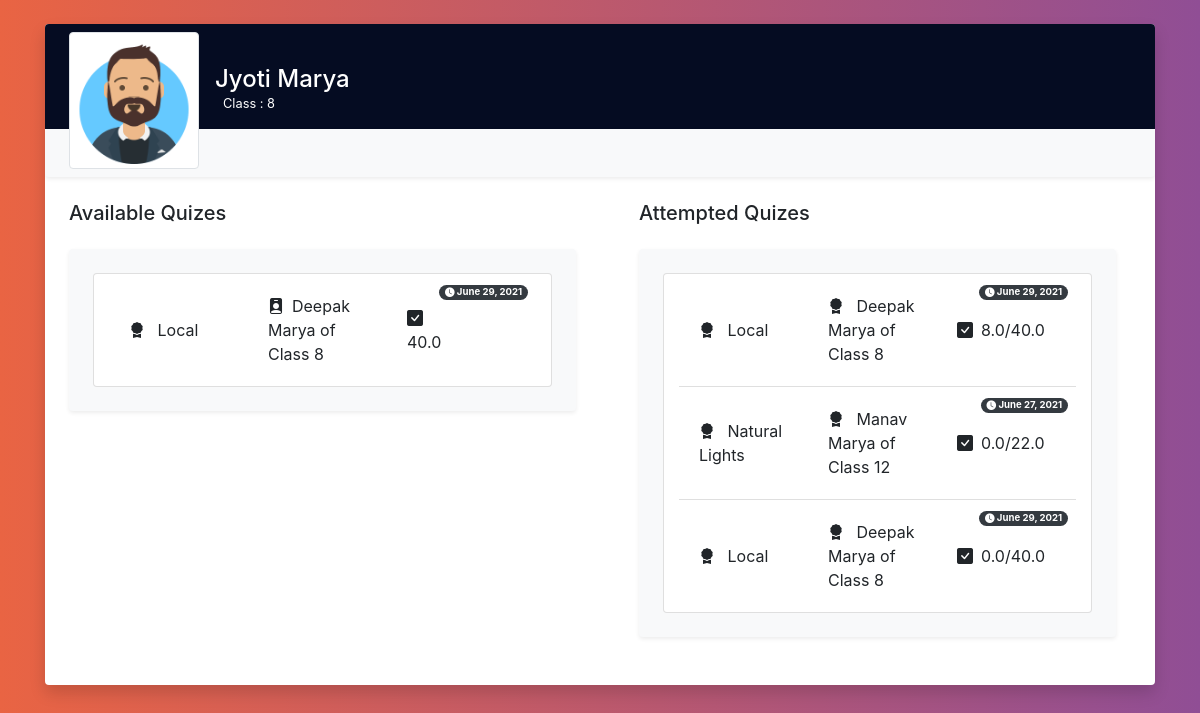
/profile/ (signed in), run on the app's committed database.
### users/models.py (models this page shows, shortened)
class User(AbstractBaseUser, PermissionsMixin):
    name = models.CharField(max_length=100)
    email = models.EmailField(verbose_name="Email Address", max_length=255, unique=True)
    is_staff = models.BooleanField(default=False)
    is_superuser = models.BooleanField(default=False)
    class_name = models.IntegerField(null=True, validators=[MaxValueValidator(13, minmax_error), MinValueValidator(0, minmax_error)])
    teachers = models.ForeignKey(AUTH_USER_MODEL, on_delete=models.CASCADE, limit_choices_to={'is_staff': True}, null=True)
    objects = UserManager()
    def __str__(self):
        return "{0} of Class {1}".format(self.name,self.class_name)
    USERNAME_FIELD = 'email'
    REQUIRED_FIELDS = ['name']
    def get_quizes(self):
        return self.quiz_set.all()

### quizes/models.py (models this page shows, shortened)
class Quiz(models.Model):
    name = models.CharField(max_length=100)
    topic = models.CharField(max_length=30)
    total_score = models.FloatField()
    creator = models.ForeignKey(AUTH_USER_MODEL, on_delete=models.CASCADE, limit_choices_to={'is_staff': True})
    date_added = models.DateField(auto_now_add=True)

### results/models.py (models this page shows, shortened)
class Result(models.Model):
    quiz = models.ForeignKey(Quiz, on_delete=models.CASCADE)
    student = models.ForeignKey(AUTH_USER_MODEL, on_delete=models.CASCADE, limit_choices_to={'is_staff': False})
    score = models.FloatField()

### users/views.py (the view)
# urls.py: path('profile/', view_profile, name='view_profile'),
def view_profile(request):
    prof_user = request.user
    if request.method == "POST":
        form = NewQuizForm(request.POST)
        if form.is_valid():
            quiz = form.save(request)
            print(quiz.pk)
            return redirect('/quizes/'+ str(quiz.pk) + '/edit')
        else:
            print(form.errors)
            messages.error(request, "Unsuccessful! Invalid information.")
    else:
        form = NewQuizForm
        if request.user.is_staff:
            return render(request=request, template_name="teacher_profile.html", context={'quiz_form':form, 'user': prof_user})
        else:
            return render(request=request, template_name="student_profile.html", context={'user': prof_user})

### users/templates/student_profile.html (shortened to what this page needs)
{% extends 'base.html' %}
{% load static %}
{% load crispy_forms_tags %}
{% block header %}
        {% if user.is_authenticated %}
<div class="container-fluid" xmlns="http://www.w3.org/1999/html">
                <div class="media align-items-end profile-head row cover px-4 pt-2">
                    <div class="profile mr-3 mb-n5"><img src="{% static 'images/avatar_teach_m.png' %}" alt="..." width="130" class="rounded mb-2 img-thumbnail"></div>
                    <div class="media-body mb-0 text-white">
                        <h4 class="mt-0 mb-0">{{ user.name }}</h4>
                        <p class="small"> Class : {{ user.class_name }} </p>
                    </div>
                </div>
                <div class="p-4 rounded shadow-sm bg-light row">
                </div>
            </div>
        {% endif %}
{% endblock %}
{% block content %}
        {% if user.is_authenticated %}
           <div class="container-fluid">
             <div class="row mb-4">
                <div class="col-md-6 col-xs-12 p-4">
                <h5 class="mb-0 pb-4">Available Quizes</h5>
                <div class="p-4 rounded shadow-sm bg-light">
                    <div class="card col-xs=12 col-md-12">
                    <ul class="list-group list-group-flush">
                    {% for quiz in user.teachers.get_quizes %}
                        <li class="list-group-item holder" style="cursor:pointer;">
                            <form method="get" action="/quizes/{{ quiz.pk }}/view">
                        <div class="row align-items-center">
                            <div class="col-md-4 col-xs-4 pb-2 pt-2">
                                <i class="bi-award-fill pr-2"></i>  {{ quiz.name }}
                            </div>
                            <div class="col-md-4 col-xs-4 pb-2 pt-2">
                                <i class="bi-person-badge-fill pr-2"></i>{{ quiz.creator }}
                            </div>
                             <div class="col-md-2 col-xs-4 pb-2 pt-2">
                                <i class="bi-check-square-fill pr-2"></i>{{ quiz.total_score }}
                            </div>
                            <p class="position-absolute" style="top:0.2rem;right:0.5rem;"><small><span class="badge badge-pill badge-dark"><i class="bi-clock-fill"></i>  {{ quiz.date_added }}</span></small></p>
                        </div>
                            </form>
                        </li>
                    {% endfor %}
                    </ul>
                    </div>
                </div>
                </div>
                <div class="col-md-6 col-xs-12">
                <div class="col-md-12 col-xs-12 p-4">
                <h5 class="mb-0 pb-4">Attempted Quizes</h5>
                <div class="p-4 rounded shadow-sm bg-light">
                    <div class="card col-xs=12 col-md-12">
                    <ul class="list-group list-group-flush">
                    {% for result in user.result_set.all %}
                        <li class="list-group-item holder" style="cursor:pointer;">
                            <form method="get" action="/results/{{ result.pk }}/view">
                        <div class="row align-items-center">
                            <div class="col-md-4 col-xs-4 pb-2 pt-2">
                                <i class="bi-award-fill pr-2"></i>  {{ result.quiz.name }}
                            </div>
                            <div class="col-md-4 col-xs-4 pb-2 pt-2">
                                <i class="bi-award-fill pr-2"></i>  {{ result.quiz.creator }}
                            </div>
                             <div class="col-md-4 col-xs-4 pb-2 pt-2">
                                <i class="bi-check-square-fill pr-2"></i>{{ result.score }}/{{ result.quiz.total_score }}
                            </div>
                            <p class="position-absolute" style="top:0.2rem;right:0.5rem;"><small><span class="badge badge-pill badge-dark"><i class="bi-clock-fill"></i>  {{ result.quiz.date_added }}</span></small></p>
                        </div>
                            </form>
                        </li>
                    {% endfor %}
                    </ul>
                    </div>
                </div>
                </div>
                </div>
            </div>
           </div>
        {% endif %}
{% endblock %}

### templates/base.html (shortened to what this page needs)
{% load static %}
<!doctype html>
<html lang="en">
  <head>
    <link rel="stylesheet" href="https://cdn.jsdelivr.net/npm/bootstrap@4.5.3/dist/css/bootstrap.min.css">
    <link rel="stylesheet" href="https://cdn.jsdelivr.net/npm/bootstrap-icons@1.5.0/font/bootstrap-icons.css">
    <link rel="stylesheet" href="{% static 'style.css' %}">
  </head>
  <body>
    <div class="container">
         <div class="bg-white shadow rounded overflow-hidden mt-4 mb-4">
        {% block header %}
        {% endblock header %}
        {% block content %}
        {% endblock content %}
             </div>
         </div>
  </body>
</html>

### static/style.css (style rules this page uses)
.cover { background: rgb(5,12,34); background-size: cover; background-repeat: no-repeat }
body { background: #654ea3; background: linear-gradient(to right, #e96443, #904e95); min-height: 100vh; overflow-x: hidden }

### data on the page
User: name "Jyoti Marya", class_name "8"
Quiz: name "Local", creator "Deepak Marya of Class 8", total_score "40.0", date_added "June 29, 2021"
Result: quiz.name "Local", quiz.creator "Deepak Marya of Class 8", score "8.0", quiz.total_score "40.0", quiz.date_added "June 29, 2021"
Result: quiz.name "Natural Lights", quiz.creator "Manav Marya of Class 12", score "0.0", quiz.total_score "22.0", quiz.date_added "June 27, 2021"
Result: quiz.name "Local", quiz.creator "Deepak Marya of Class 8", score "0.0", quiz.total_score "40.0", quiz.date_added "June 29, 2021"
